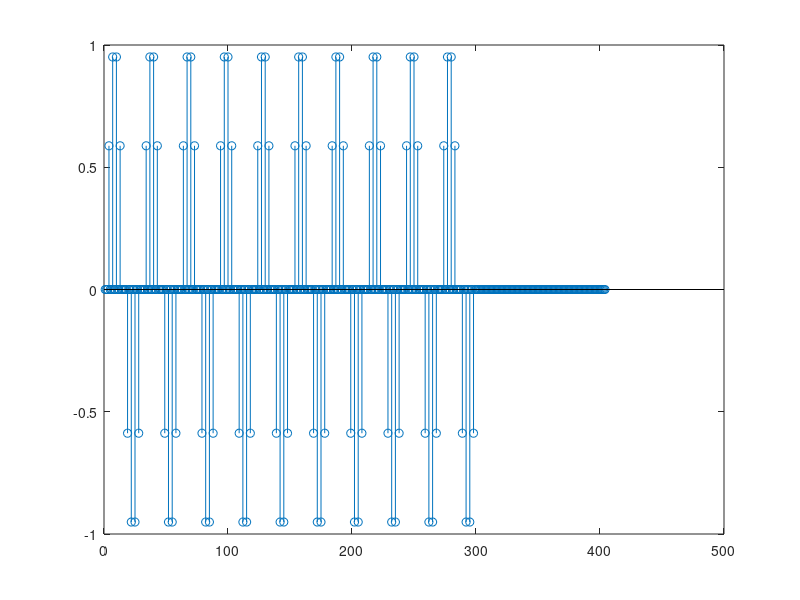

The MATLAB script that drew this image:
#!/usr/bin/env octave
%2000hz 0-1s

f=10.0;
fs=100;
omega = 2*pi*f;
skip = 3;
n0 =0.0;
nend = 1.0;
n=0:nend;
ts = 1/fs;

x=n0:ts:nend;
y=sin(x*omega);
y_zero=zeros(1,length(x)*(skip+1));
j=1;

for i=1:length(x)
   % disp(i)
    y_zero(j)=y(i);
    for s=1:skip
    j=j+1;
    y_zero(j)=0;
    end
end

x1=1:1:length(y_zero);

%disp(y)
%stem(x,y);
stem(x1,y_zero);
%xlabel('n');
%ylabel('x(n)');

